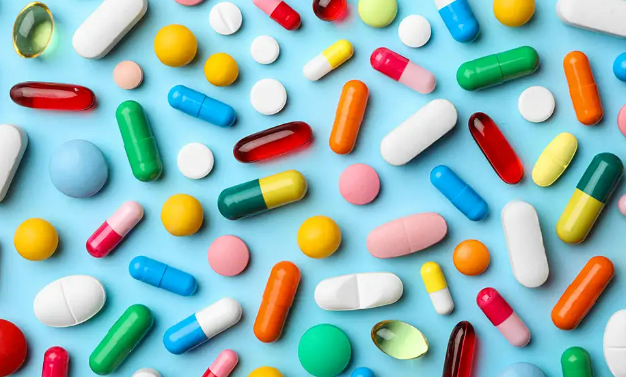
#> input picture Notebooks/orientedOD/Convert_Dataset_HBB2DOTAOBB/demo/image/test.png, 626 x 377 px, found by its file name
$ jupyter execute demo.ipynb
#> lines starting #> are read from the running program, lines starting #| are printed output that depends on the picture; after the words box and inside, x2 and y2 are one past the last pixel; in counts of white or black regions, pixels touching at a corner belong together
[cell 1]
import numpy as np
import sys
import cv2
import matplotlib.pyplot as plt

[cell 2]
file = open(r'ann.txt', 'r')
#> (reads Notebooks/orientedOD/Convert_Dataset_HBB2DOTAOBB/demo/ann.txt from the repository)
Lines = file.readlines()

for i in range(len(Lines)):
    Lines[i]=Lines[i].strip()

img=cv2.imread(r'image\test.png',0)
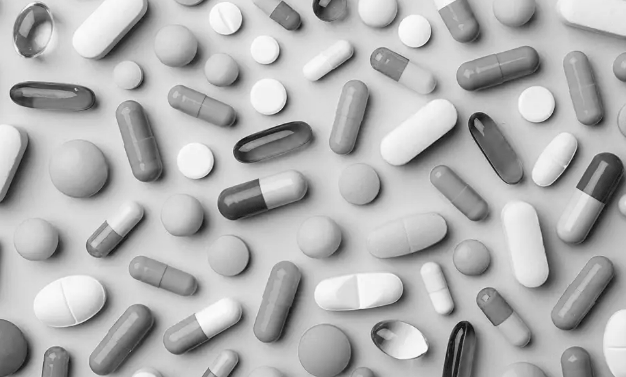
#> img: shape (377, 626); min 21, max 255, mean 177.3
mask=img.copy()
index=0
result=[]
while(index<=len(Lines)-1):
    mask[:,:]=0
    if(Lines[index][0]=='I'):
        index+=1
        continue
    else:
        while(index<=len(Lines)-1 and Lines[index][0]!='I'):
            line=Lines[index].split()
            line[0]=int(line[0])
            line[1]=int(line[1])
            mask[line[0],line[1]]=255
            index+=1
        #Co mask roi
        ret, thresh = cv2.threshold(mask, 127, 255, 0)
        contours,_ = cv2.findContours(thresh, cv2.RETR_TREE, cv2.CHAIN_APPROX_SIMPLE)
        tmp=0
        for i in range(len(contours)):
            if(len(contours[i])>len(contours[tmp])):
                tmp=i
        rect = cv2.minAreaRect(contours[tmp])
        (x,y),(w,h), a = rect
        box = cv2.boxPoints(rect)
        box = np.int0(box) #turn into ints
        result.append(box)
#> this loop made 120 passes
#> (x, y, w, h, a, box) on passes 2, 4, 6, 8, 10, 12, 14, 16: (138.6, 140.9, 31.77, 83.06, -17.53, [[135, 185], [110, 106], [141, 96], [166, 175]]), (495.7, 147.5, 26, 80.38, -32.47, [[506, 188], [463, 120], [485, 106], [528, 174]]), (163, 275.7, 24.03, 71.15, -71.57, [[192, 298], [125, 275], [133, 253], [200, 275]]), (554, 159.3, 59.91, 28.57, -56.31, [[549, 192], [525, 176], [558, 126], [582, 142]]), (415, 31, 28, 28, -90, [[429, 45], [401, 45], [401, 17], [429, 17]]), (458.5, 192.5, 24.04, 70.71, -45, [[475, 226], [425, 176], [442, 159], [492, 209]]), (70, 301.5, 45, 68, -90, [[104, 324], [36, 324], [36, 279], [104, 279]]), (402.9, 70.32, 24.38, 70.81, -60.95, [[427, 98], [366, 63], [377, 42], [439, 76]])
#> pass 2, `ret, thresh = cv2.threshold(mask, 127, 255, 0)`:
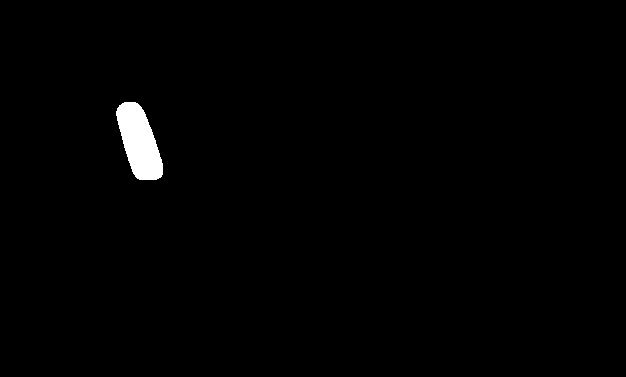
#> thresh: shape (377, 626); 1% white; 1 white region, box (x1, y1, x2, y2) and area: (116, 102, 163, 180) 2352
#> after the loop:
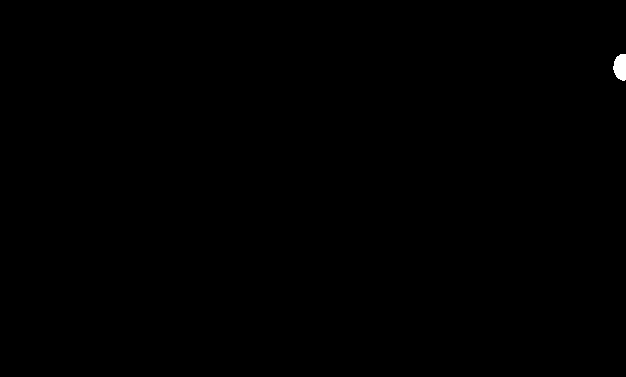
#> mask: shape (377, 626); 0.12% white; 1 white region, box (x1, y1, x2, y2) and area: (613, 54, 626, 81) 280
#> after the loop, index = 87343; result = 60 items

img=cv2.imread(r'image\test.png')
#> img is the input picture: shape (377, 626, 3); mean B, G, R 178.1, 180.5, 145.8
for box in result:
    img = cv2.drawContours(img.copy(),[box],0,(0,0,255),1)
#> this loop made 60 passes
#> box on passes 1 to 12: [[135, 185], [110, 106], [141, 96], [166, 175]], [[506, 188], [463, 120], [485, 106], [528, 174]], [[192, 298], [125, 275], [133, 253], [200, 275]], [[549, 192], [525, 176], [558, 126], [582, 142]], [[429, 45], [401, 45], [401, 17], [429, 17]], [[475, 226], [425, 176], [442, 159], [492, 209]], [[104, 324], [36, 324], [36, 279], [104, 279]], [[427, 98], [366, 63], [377, 42], [439, 76]], [[106, 195], [51, 195], [51, 144], [106, 144]], [[515, 351], [471, 297], [490, 282], [534, 336]], [[349, 374], [300, 374], [300, 329], [349, 329]], [[435, 317], [417, 265], [437, 258], [455, 310]]
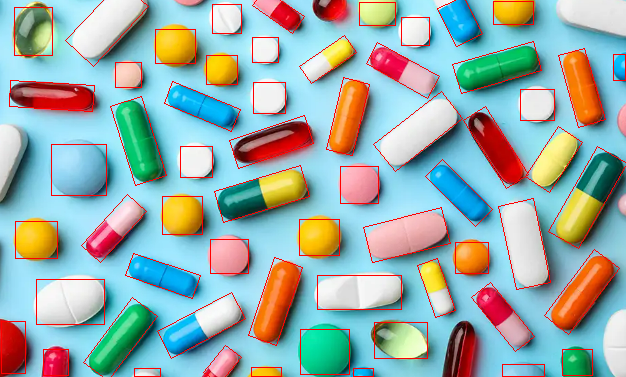
#> img: shape (377, 626, 3); mean B, G, R 171.6, 173.9, 150.4
img=cv2.cvtColor(img,cv2.COLOR_BGR2RGB)
plt.imshow(img)
